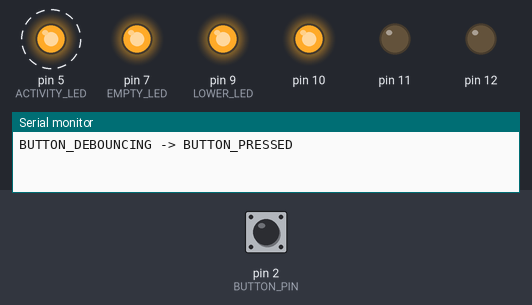
A sketch run on a simulated Arduino Uno, built with avr-gcc and run on an emulated ATmega328P. On the bench: output pins drawn as LEDs (lit = HIGH), the last lines printed to the serial monitor. Dashed ring = blinking. Inputs (shaded band) come from the test bench; at power-on: pin 2 (BUTTON_PIN) HIGH.

Above: at 1.25 s.
1.3 s: pin 2 (BUTTON_PIN) pulled LOW for 3.2 s
At 1.93 s:
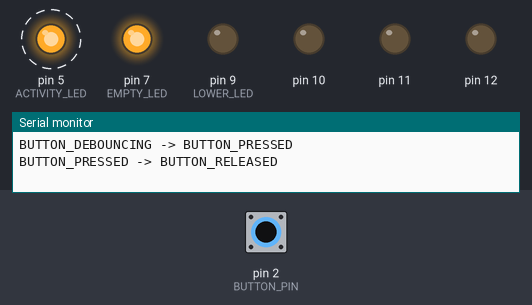
At 7.58 s:
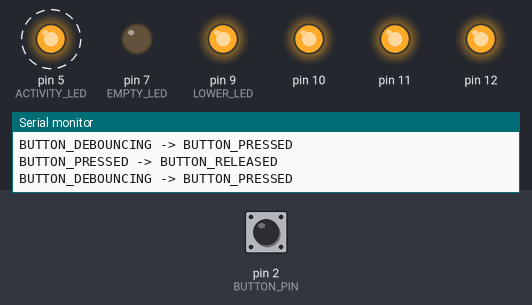
Timing chart, 0 to 16.5 s (numbered marks = the images above; inputs shaded):
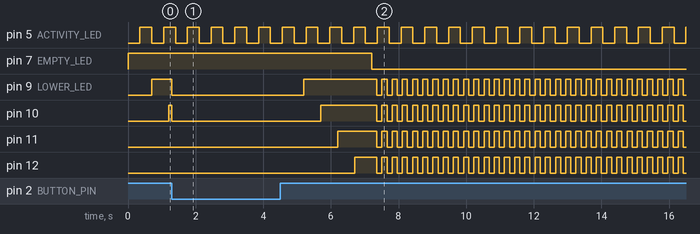

The sketch:

brita_timer.ino
```cpp
// Application configuration section - set data appropriately

// pin number of first timer led
#define LOWER_LED 9
// pin number of last timer led
#define HIGHER_LED 12
// pin number of blinking activity led
#define ACTIVITY_LED 5
// pin number of led indicating empty timer
#define EMPTY_LED 7
// pin for reload button
#define BUTTON_PIN 2
// time for button debouncing (delay between press and setting state as PRESSED)
#define BUTTON_PRESS_TIMEOUT 200
// delay time for one timer step (one LED shining time) in seconds
#define TIMER_STEP_TIMEOUT 5


// DO NOT CHANGE anything below this line
// ======================================

// additional safecheck (do not allow incorrect LED's settings)
#if (HIGHER_LED <= LOWER_LED)
#error Invalid LEDs pins settings
#endif

// additional safecheck for activity LED pin
#if ((ACTIVITY_LED >= LOWER_LED && ACTIVITY_LED <= HIGHER_LED) || ACTIVITY_LED == BUTTON_PIN)
#error Invalid activity led pin settings
#endif

// additional safecheck for empty LED pin
#if ((EMPTY_LED >= LOWER_LED && EMPTY_LED <= HIGHER_LED) || EMPTY_LED == BUTTON_PIN)
#error Invalid empty led pin settings
#endif

// additional safech for activity and empty LED pin
#if (EMPTY_LED == ACTIVITY_LED)
#error Acivity and empty led cannot use same pin number
#endif

#define LED_COUNT (HIGHER_LED - LOWER_LED + 1)

// vars and consts for button debouncer
enum {
  BUTTON_RELEASED = 0,
  BUTTON_DEBOUNCING,
  BUTTON_PRESSED,
};
const long int BUTTON_DEBOUNCE_DELAY = BUTTON_PRESS_TIMEOUT;
int button_state = BUTTON_RELEASED;
long int button_press_timestamp = 0;
int button_pin_state = LOW;

// vars and consts for LED counter controler
enum {
  LEDS_TIMER = 0,
  LEDS_LOADING,
  LEDS_BLINKING,
  LEDS_EMPTY,
};
int new_leds_state = LEDS_EMPTY;
int old_leds_state = LEDS_EMPTY;
const long int LEDS_TIMER_DELAY = TIMER_STEP_TIMEOUT * 1000L; //2s per one LED on "display"
const long int LEDS_LOADING_DELAY = 500;
const long int LEDS_BLINKING_DELAY = 150;
long int leds_loading_timestamp = 0;
long int leds_timer_timestamp = 0;
long int leds_blinking_timestamp = 0;
int leds_level = 0;
int leds_blinking_state = 0;

// vars and consts for activity LED controler
const long int ACTIVITY_BLINK_DELAY = 350;
long int activity_timestamp = 0;
int activity_state = LOW;

// vars and consts for empty timer marking
int empty_state = 1; // start with empty timer

// other vars
long int current_time = 0;

void setup() {
  Serial.begin(38400);
  pinMode(BUTTON_PIN, INPUT);
  for (int i = LOWER_LED; i <= HIGHER_LED; i++)
  {
    pinMode(i, OUTPUT);
  }
  pinMode(ACTIVITY_LED, OUTPUT);
  pinMode(EMPTY_LED, OUTPUT);

  // some variables initialization
  activity_timestamp = millis();
  leds_timer_timestamp = activity_timestamp; // initialize with same value
  old_leds_state = new_leds_state = LEDS_EMPTY;
  // set empty led to initial state (on)
  digitalWrite(EMPTY_LED, empty_state);
}

// functions forward declaration
void process_button();
void process_activity();
void process_leds();
void set_leds(unsigned int count);

void loop() {
  current_time = millis();
  process_button();

  // display LEDs controller code
  process_leds();

  process_activity();
}


inline void process_button()
{
  // button debouncer code
  button_pin_state = digitalRead(BUTTON_PIN);
  if (button_pin_state == LOW)
  {
    if (button_state == BUTTON_PRESSED)
    {
      Serial.println("BUTTON_PRESSED -> BUTTON_RELEASED");
    }
    button_state = BUTTON_RELEASED;
  }
  else
  {
    // already in debouncing state
    switch (button_state)
    {
      case BUTTON_RELEASED:
        button_state = BUTTON_DEBOUNCING;
        // re-use already fetched time
        button_press_timestamp = current_time;
        break;
      case BUTTON_DEBOUNCING:
        // additional check for overflow
        if (current_time < button_press_timestamp)
        {
          button_press_timestamp = current_time;
        }
        if ((current_time - button_press_timestamp) > BUTTON_DEBOUNCE_DELAY)
        {
          button_state = BUTTON_PRESSED;
          Serial.println("BUTTON_DEBOUNCING -> BUTTON_PRESSED");
        }
        break;
      case BUTTON_PRESSED:
        // already pressed - do nothing
        break;
      default:
        // some error occured
        Serial.println("* -> BUTTON_RELEASED");
        button_state = BUTTON_RELEASED;
    }

  }
}

inline void process_leds()
{
  if (button_state == BUTTON_PRESSED)
  {
    if (old_leds_state != LEDS_LOADING && old_leds_state != LEDS_BLINKING)
    {
      new_leds_state = LEDS_LOADING;
      leds_loading_timestamp = current_time;
    }
  }
  else
  {
    if (empty_state == 1)
    {
      new_leds_state = LEDS_EMPTY;
      // be sure there's no partial timer reset
      leds_level = 0;
    }
    else
    {
      new_leds_state = LEDS_TIMER;
    }
  }

  switch (new_leds_state)
  {
    case LEDS_EMPTY:
      if (old_leds_state != new_leds_state)
      {
        set_leds(0);
      }
      break;
    case LEDS_LOADING:
      if ((current_time - leds_loading_timestamp) > LEDS_LOADING_DELAY)
      {
        if (leds_level < LED_COUNT)
        {
          // counter max not reached yed
          leds_level++;
          leds_loading_timestamp = current_time;
          set_leds(leds_level);
        }
        else
        {
          empty_state = 0;
          // set proper state of empty marker
          digitalWrite(EMPTY_LED, empty_state);
          new_leds_state = LEDS_BLINKING;
          leds_blinking_timestamp = current_time;
        }
      }
      break;
    case LEDS_TIMER:
      if (old_leds_state != LEDS_TIMER)
      {
        set_leds(leds_level);
        leds_timer_timestamp = current_time;
      }
      if ((current_time - leds_timer_timestamp) > LEDS_TIMER_DELAY)
      {
        leds_level--;
        if (leds_level < 0)
        {
          new_leds_state = LEDS_EMPTY;
          empty_state = 1;
          // set proper state of empty marker
          digitalWrite(EMPTY_LED, empty_state);
        }
        else
        {
          leds_timer_timestamp = current_time;
        }
        set_leds(leds_level);
      }
      break;
    case LEDS_BLINKING:
      if ((current_time - leds_blinking_timestamp) > LEDS_BLINKING_DELAY)
      {
        if (leds_blinking_state == 0)
        {
          leds_blinking_state = 1;
          set_leds(0);
        }
        else
        {
          leds_blinking_state = 0;
          set_leds(LED_COUNT);
        }
        leds_blinking_timestamp = current_time;
      }
      break;
    default:
      // error condition
      new_leds_state = LEDS_EMPTY;
      Serial.println("* -> LEDS_EMPTY");
  }

  old_leds_state = new_leds_state;
}

inline void process_activity()
{
  // activity LED should blink all the time
  if ((current_time - activity_timestamp) > ACTIVITY_BLINK_DELAY)
  {
    if (activity_state == LOW)
    {
      activity_state = HIGH;
    }
    else
    {
      activity_state = LOW;
    }
    // save state change timestamp
    activity_timestamp = current_time;
    // warn LED state changed - write to pin
    digitalWrite(ACTIVITY_LED, activity_state);
  }
}

void set_leds(unsigned int count)
{
  if (count > LED_COUNT)
  {
    return;
  }
  // turn on X leds at beginning
  int i  = 0;
  for (i = 0; i < count; ++i)
  {
    digitalWrite(LOWER_LED + i, HIGH);
  }
  // turn off rest of leds
  for (i = LOWER_LED + count; i <= HIGHER_LED; ++i)
  {
    digitalWrite(i, LOW);
  }
}
```

Measured:
- after the input at 1.3 s, pin 7 (EMPTY_LED): HIGH → LOW after 5.9 s instead of 1.4 s
- by itself, pin 5 (ACTIVITY_LED): alternates HIGH for 0.35 s and LOW for 0.35 s
